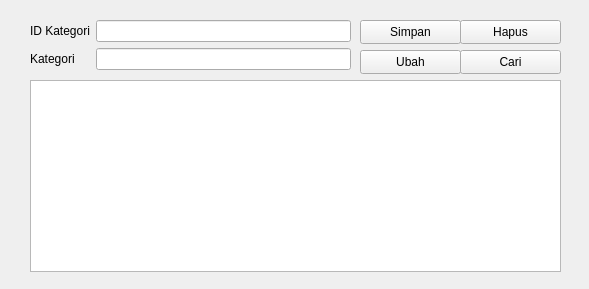
<?xml version="1.0" encoding="UTF-8"?>
<ui version="4.0">
 <class>formkategori</class>
 <widget class="QWidget" name="formkategori">
  <property name="geometry">
   <rect>
    <x>0</x>
    <y>0</y>
    <width>589</width>
    <height>289</height>
   </rect>
  </property>
  <property name="windowTitle">
   <string>Form</string>
  </property>
  <widget class="QWidget" name="formLayoutWidget">
   <property name="geometry">
    <rect>
     <x>30</x>
     <y>20</y>
     <width>321</width>
     <height>61</height>
    </rect>
   </property>
   <layout class="QFormLayout" name="formLayout">
    <item row="0" column="0">
     <widget class="QLabel" name="id_kategoriLabel">
      <property name="text">
       <string>ID Kategori</string>
      </property>
     </widget>
    </item>
    <item row="0" column="1">
     <widget class="QLineEdit" name="id_kategoriLineEdit"/>
    </item>
    <item row="1" column="0">
     <widget class="QLabel" name="kategoriLabel">
      <property name="text">
       <string>Kategori</string>
      </property>
     </widget>
    </item>
    <item row="1" column="1">
     <widget class="QLineEdit" name="kategoriLineEdit"/>
    </item>
   </layout>
  </widget>
  <widget class="QPushButton" name="pushButton">
   <property name="geometry">
    <rect>
     <x>360</x>
     <y>20</y>
     <width>101</width>
     <height>24</height>
    </rect>
   </property>
   <property name="text">
    <string>Simpan</string>
   </property>
  </widget>
  <widget class="QPushButton" name="pushButton_2">
   <property name="geometry">
    <rect>
     <x>360</x>
     <y>50</y>
     <width>101</width>
     <height>24</height>
    </rect>
   </property>
   <property name="text">
    <string>Ubah</string>
   </property>
  </widget>
  <widget class="QPushButton" name="pushButton_3">
   <property name="geometry">
    <rect>
     <x>460</x>
     <y>20</y>
     <width>101</width>
     <height>24</height>
    </rect>
   </property>
   <property name="text">
    <string>Hapus</string>
   </property>
  </widget>
  <widget class="QPushButton" name="pushButton_4">
   <property name="geometry">
    <rect>
     <x>460</x>
     <y>50</y>
     <width>101</width>
     <height>24</height>
    </rect>
   </property>
   <property name="text">
    <string>Cari</string>
   </property>
  </widget>
  <widget class="QTableView" name="tablekategori">
   <property name="geometry">
    <rect>
     <x>30</x>
     <y>80</y>
     <width>531</width>
     <height>192</height>
    </rect>
   </property>
  </widget>
 </widget>
 <resources/>
 <connections/>
</ui>
